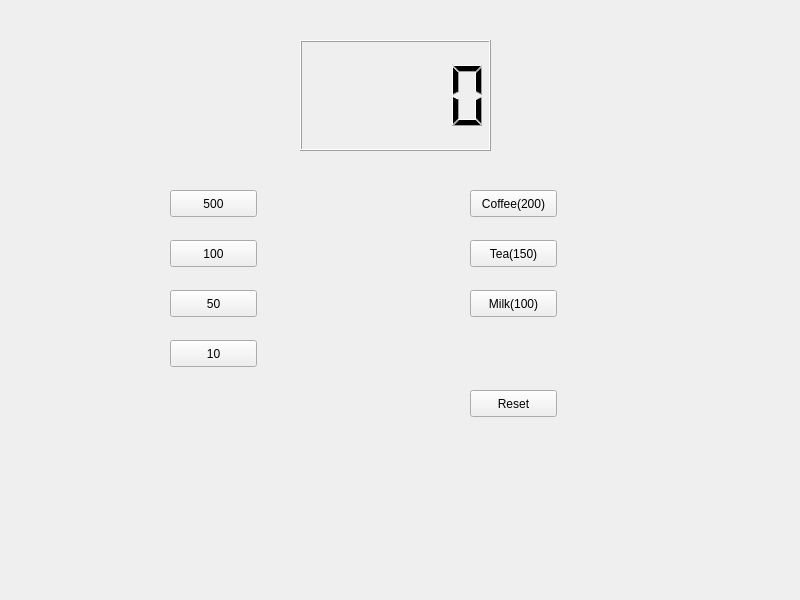
<?xml version="1.0" encoding="UTF-8"?>
<ui version="4.0">
 <class>Widget</class>
 <widget class="QWidget" name="Widget">
  <property name="geometry">
   <rect>
    <x>0</x>
    <y>0</y>
    <width>800</width>
    <height>600</height>
   </rect>
  </property>
  <property name="windowTitle">
   <string>Widget</string>
  </property>
  <widget class="QLCDNumber" name="lcdNumber">
   <property name="geometry">
    <rect>
     <x>300</x>
     <y>40</y>
     <width>191</width>
     <height>111</height>
    </rect>
   </property>
  </widget>
  <widget class="QPushButton" name="pbCoin500">
   <property name="geometry">
    <rect>
     <x>170</x>
     <y>190</y>
     <width>87</width>
     <height>27</height>
    </rect>
   </property>
   <property name="text">
    <string>500</string>
   </property>
  </widget>
  <widget class="QPushButton" name="pbCoin100">
   <property name="geometry">
    <rect>
     <x>170</x>
     <y>240</y>
     <width>87</width>
     <height>27</height>
    </rect>
   </property>
   <property name="text">
    <string>100</string>
   </property>
  </widget>
  <widget class="QPushButton" name="pbCoin50">
   <property name="geometry">
    <rect>
     <x>170</x>
     <y>290</y>
     <width>87</width>
     <height>27</height>
    </rect>
   </property>
   <property name="text">
    <string>50</string>
   </property>
  </widget>
  <widget class="QPushButton" name="pbCoffee">
   <property name="geometry">
    <rect>
     <x>470</x>
     <y>190</y>
     <width>87</width>
     <height>27</height>
    </rect>
   </property>
   <property name="text">
    <string>Coffee(200)</string>
   </property>
  </widget>
  <widget class="QPushButton" name="pbTea">
   <property name="geometry">
    <rect>
     <x>470</x>
     <y>240</y>
     <width>87</width>
     <height>27</height>
    </rect>
   </property>
   <property name="text">
    <string>Tea(150)</string>
   </property>
  </widget>
  <widget class="QPushButton" name="pbMilk">
   <property name="geometry">
    <rect>
     <x>470</x>
     <y>290</y>
     <width>87</width>
     <height>27</height>
    </rect>
   </property>
   <property name="text">
    <string>Milk(100)</string>
   </property>
  </widget>
  <widget class="QPushButton" name="pbReset">
   <property name="geometry">
    <rect>
     <x>470</x>
     <y>390</y>
     <width>87</width>
     <height>27</height>
    </rect>
   </property>
   <property name="text">
    <string>Reset</string>
   </property>
  </widget>
  <widget class="QPushButton" name="pbCoin10">
   <property name="geometry">
    <rect>
     <x>170</x>
     <y>340</y>
     <width>87</width>
     <height>27</height>
    </rect>
   </property>
   <property name="text">
    <string>10</string>
   </property>
  </widget>
 </widget>
 <resources/>
 <connections/>
</ui>
